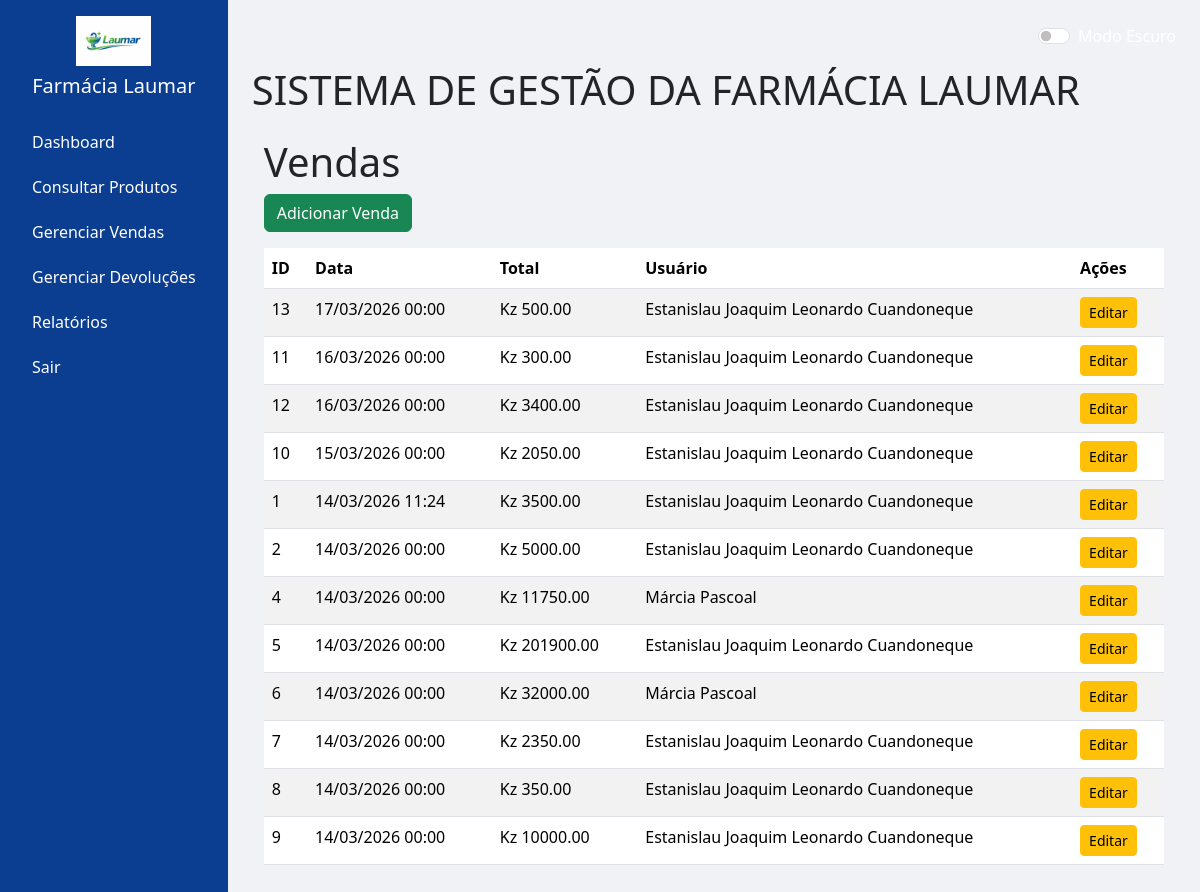
Screenshot of /vendas (signed in) with the database file from the repository.
### models.py (models this page shows, shortened)
class Venda(db.Model):
    __tablename__ = 'vendas'
    id = db.Column(db.Integer, primary_key=True)
    data = db.Column(db.DateTime, default=datetime.utcnow)
    total = db.Column(db.Float, nullable=False)
    forma_pagamento = db.Column(db.String(50), nullable=False)
    usuario_id = db.Column(db.Integer, db.ForeignKey('usuarios.id'), nullable=False)
    usuario = db.relationship('Usuario', backref='vendas')

class Usuario(UserMixin, db.Model):
    __tablename__ = 'usuarios'
    id = db.Column(db.Integer, primary_key=True)
    nome = db.Column(db.String(150), nullable=False)
    usuario = db.Column(db.String(150), unique=True, nullable=False)
    senha = db.Column(db.String(150), nullable=False)
    tipo = db.Column(db.String(50), nullable=False)  # 'Admin', 'Atendente', 'Farmaceutica', 'Gestor'

### app.py (the view)
@app.route('/vendas')
@login_required
def listar_vendas():
    if current_user.tipo not in ['Admin', 'Atendente']:
        flash('Acesso negado.', 'danger')
        return redirect(url_for('dashboard'))
    vendas = Venda.query.order_by(Venda.data.desc()).all()
    return render_template('vendas/listar_vendas.html', vendas=vendas)

### app.py (called while the page is built)
@login_manager.user_loader
def load_user(user_id):
    return db.session.get(Usuario, int(user_id))

### templates/vendas/listar_vendas.html (shortened to what this page needs)
{% extends 'base.html' %}
{% block content %}
<div class="container">
    <h1>Vendas</h1>
    <a href="{{ url_for('adicionar_venda') }}" class="btn btn-success mb-3">Adicionar Venda</a>
    <table class="table table-striped">
        <thead>
            <tr>
                <th>ID</th>
                <th>Data</th>
                <th>Total</th>
                <th>Usuário</th>
                <th>Ações</th>
            </tr>
        </thead>
        <tbody>
            {% for venda in vendas %}
            <tr>
                <td>{{ venda.id }}</td>
                <td>{{ venda.data.strftime('%d/%m/%Y %H:%M') }}</td>
                <td>Kz {{ "%.2f"|format(venda.total) }}</td>
                <td>{{ venda.usuario.nome }}</td>
                <td>
                    {% if current_user.tipo in ['Admin', 'Atendente'] %}
                    <a href="{{ url_for('editar_venda', id=venda.id) }}" class="btn btn-warning btn-sm">Editar</a>
                    {% endif %}
                </td>
            </tr>
            {% endfor %}
        </tbody>
    </table>
</div>
{% endblock %}

### templates/base.html (style rules this page uses)
body { background-color: #f0f2f5; }

### rows the page displays
Venda: id "13", data "17/03/2026 00:00", total "500.00", usuario.nome "Estanislau Joaquim Leonardo Cuandoneque"
Venda: id "11", data "16/03/2026 00:00", total "300.00", usuario.nome "Estanislau Joaquim Leonardo Cuandoneque"
Venda: id "12", data "16/03/2026 00:00", total "3400.00", usuario.nome "Estanislau Joaquim Leonardo Cuandoneque"
Venda: id "10", data "15/03/2026 00:00", total "2050.00", usuario.nome "Estanislau Joaquim Leonardo Cuandoneque"
Venda: id "1", data "14/03/2026 11:24", total "3500.00", usuario.nome "Estanislau Joaquim Leonardo Cuandoneque"
Venda: id "2", data "14/03/2026 00:00", total "5000.00", usuario.nome "Estanislau Joaquim Leonardo Cuandoneque"
Venda: id "4", data "14/03/2026 00:00", total "11750.00", usuario.nome "Márcia Pascoal"
Venda: id "5", data "14/03/2026 00:00", total "201900.00", usuario.nome "Estanislau Joaquim Leonardo Cuandoneque"
Venda: id "6", data "14/03/2026 00:00", total "32000.00", usuario.nome "Márcia Pascoal"
Venda: id "7", data "14/03/2026 00:00", total "2350.00", usuario.nome "Estanislau Joaquim Leonardo Cuandoneque"
Venda: id "8", data "14/03/2026 00:00", total "350.00", usuario.nome "Estanislau Joaquim Leonardo Cuandoneque"
Venda: id "9", data "14/03/2026 00:00", total "10000.00", usuario.nome "Estanislau Joaquim Leonardo Cuandoneque"
